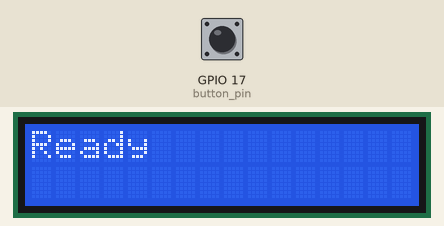
Recording of a program running on a simulated Raspberry Pi (BCM pin numbers). Shown: 16×2 character LCD. Inputs (shaded band) come from the test bench; at power-on: GPIO 17 (button_pin) HIGH. The camera gives no picture and a still takes 0.5 s; what the program prints to the terminal is not drawn.

Above: at 1.2 s.
1.3 s: GPIO 17 (button_pin) pulled LOW for 0.15 s
At 4.1 s:
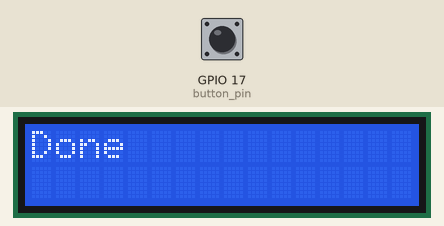
Timing chart, 0 to 5.6 s (numbered marks = the images above; inputs shaded):
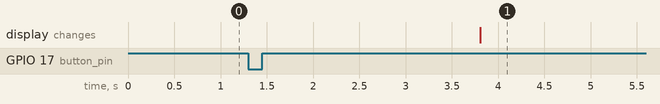

Measured:
- after the input at 1.3 s, the display: changes after 2.5 s (image 1)

The program:

Raspberry_pi.py
```python
import RPi.GPIO as GPIO
from picamera import PiCamera
from time import sleep
from Adafruit_CharLCD import Adafruit_CharLCD

# Set up GPIO for button
GPIO.setmode(GPIO.BCM)
button_pin = 17  # GPIO pin connected to the button
GPIO.setup(button_pin, GPIO.IN, pull_up_down=GPIO.PUD_UP)  # Pull-up resistor to handle button press

# Set up Camera
camera = PiCamera()

# Set up LCD
lcd_rs = 26
lcd_en = 19
lcd_d4 = 13
lcd_d5 = 6
lcd_d6 = 5
lcd_d7 = 11


lcd_columns = 16
lcd_rows = 2

lcd = Adafruit_CharLCD(lcd_rs, lcd_en, lcd_d4, lcd_d5, lcd_d6, lcd_d7, lcd_columns, lcd_rows)

def capture_image():
    camera.start_preview()
    sleep(2)  # Allow the camera to stabilize
    camera.capture('/home/pi/image.jpg')
    camera.stop_preview()
    lcd.clear()
    lcd.message('Done')
    print("Image captured!")

try:
    print("Press the button to capture an image...")
    lcd.message('Ready')
    while True:
        button_state = GPIO.input(button_pin)
        if button_state == GPIO.LOW:
            capture_image()
            sleep(0.5)  # Debounce delay to avoid multiple captures for a single press

except KeyboardInterrupt:
    print("Program terminated.")

finally:
    GPIO.cleanup()
    camera.close()
    lcd.clear()
```
